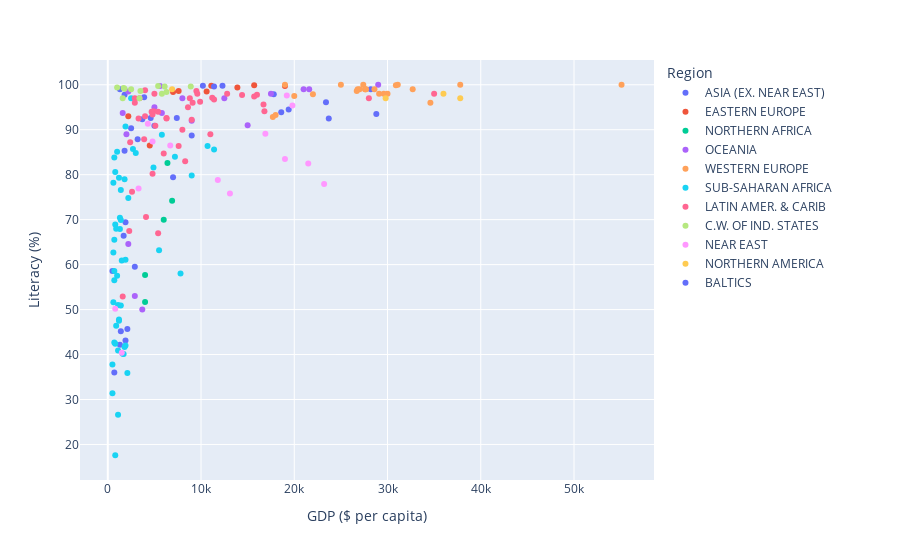

This figure's notebook cell:
### Markdown cell above
**TASK: Create a scatterplot showing the relationship between GDP per Capita and Literacy (color the points by Region). What conclusions do you draw from this plot?**

### Code cell
fig = px.scatter(df,x='GDP ($ per capita)',y='Literacy (%)',color='Region')
fig.show()

### Figure 1 — Plotly figure (JSON) as saved in the notebook; plotly's stock layout.template omitted (floating-point values rounded to 4 significant figures)
{"data": [{"hovertemplate": "Region=ASIA (EX. NEAR EAST)         <br>GDP ($ per capita)=%{x}<br>Literacy (%)=%{y}<extra></extra>", "legendgroup": "ASIA (EX. NEAR EAST)         ", "marker": {"color": "#636efa", "symbol": "circle"}, "mode": "markers", "name": "ASIA (EX. NEAR EAST)         ", "orientation": "v", "showlegend": true, "type": "scatter", "x": [700, 1900, 1300, 18600, 1800, 1900, 5000, 500, 28800, 2900, 3200, 7000, 28200, 1300, 17800, 1700, 19400, 9000, 3900, 1800, 1400, 2100, 4600, 23700, 3700, 23400, 7400, 2500], "xaxis": "x", "y": [36, 43.1, 42.2, 93.9, 85.3, 69.4, 90.9, 58.6, 93.5, 59.5, 87.9, 79.4, 99, 99, 97.9, 66.4, 94.5, 88.7, 97.2, 97.8, 45.2, 45.7, 92.6, 92.5, 92.3, 96.1, 92.6, 90.3], "yaxis": "y"}, {"hovertemplate": "Region=EASTERN EUROPE                     <br>GDP ($ per capita)=%{x}<br>Literacy (%)=%{y}<extra></extra>", "legendgroup": "EASTERN EUROPE                     ", "marker": {"color": "#EF553B", "symbol": "circle"}, "mode": "markers", "name": "EASTERN EUROPE                     ", "orientation": "v", "showlegend": true, "type": "scatter", "x": [4500, 6100, 7600, 10600, 15700, 13900, 6700, 11100, 7000, 2200, 13300, 19000], "xaxis": "x", "y": [86.5, null, 98.6, 98.5, 99.9, 99.4, null, 99.8, 98.4, 93, null, 99.7], "yaxis": "y"}, {"hovertemplate": "Region=NORTHERN AFRICA                    <br>GDP ($ per capita)=%{x}<br>Literacy (%)=%{y}<extra></extra>", "legendgroup": "NORTHERN AFRICA                    ", "marker": {"color": "#00cc96", "symbol": "circle"}, "mode": "markers", "name": "NORTHERN AFRICA                    ", "orientation": "v", "showlegend": true, "type": "scatter", "x": [6000, 4000, 6400, 4000, 6900, null], "xaxis": "x", "y": [70, 57.7, 82.6, 51.7, 74.2, null], "yaxis": "y"}, {"hovertemplate": "Region=OCEANIA                            <br>GDP ($ per capita)=%{x}<br>Literacy (%)=%{y}<extra></extra>", "legendgroup": "OCEANIA                            ", "marker": {"color": "#ab63fa", "symbol": "circle"}, "mode": "markers", "name": "OCEANIA                            ", "orientation": "v", "showlegend": true, "type": "scatter", "x": [8000, 29000, 5000, 5800, 17500, 21000, 800, 1600, 2000, 5000, 15000, 21600, 12500, 9000, 2200, 5600, 1700, 2200, 1100, 2900, 3700], "xaxis": "x", "y": [97, 100, 95, 93.7, 98, 99, null, 93.7, 89, null, 91, 99, 97, 92, 64.6, 99.7, null, 98.5, null, 53, 50], "yaxis": "y"}, {"hovertemplate": "Region=WESTERN EUROPE                     <br>GDP ($ per capita)=%{x}<br>Literacy (%)=%{y}<extra></extra>", "legendgroup": "WESTERN EUROPE                     ", "marker": {"color": "#FFA15A", "symbol": "circle"}, "mode": "markers", "name": "WESTERN EUROPE                     ", "orientation": "v", "showlegend": true, "type": "scatter", "x": [19000, 30000, 29100, 31100, 22000, 27400, 27600, 27600, 17500, 20000, 20000, 30900, 29600, 21000, 26700, 24800, 25000, 55100, 17700, 27000, 28600, 37800, 18000, 34600, 22000, 26800, 32700, 27700], "xaxis": "x", "y": [100, 98, 98, 100, null, 100, 99, 99, null, 97.5, null, 99.9, 98, null, 98.6, null, 100, 100, 92.8, 99, 99, 100, 93.3, 96, 97.9, 99, 99, 99], "yaxis": "y"}, {"hovertemplate": "Region=SUB-SAHARAN AFRICA                 <br>GDP ($ per capita)=%{x}<br>Literacy (%)=%{y}<extra></extra>", "legendgroup": "SUB-SAHARAN AFRICA                 ", "marker": {"color": "#19d3f3", "symbol": "circle"}, "mode": "markers", "name": "SUB-SAHARAN AFRICA                 ", "orientation": "v", "showlegend": true, "type": "scatter", "x": [1900, 1100, 9000, 1100, 600, 1800, 1400, 1100, 1200, 700, 700, 700, 1400, 1300, 2700, 700, 700, 5500, 1700, 2200, 2100, 800, 1000, 3000, 1000, 800, 600, 900, 1800, 11400, 2600, 1200, 7200, 800, 900, 5800, 1300, 2500, 1200, 1600, 7800, 500, 500, 10700, 1900, 4900, 600, 1500, 1400, 800, 1900], "xaxis": "x", "y": [42, 40.9, 79.8, 26.6, 51.6, 79, 76.6, 51, 47.5, 56.5, 65.5, 83.8, 50.9, 67.9, 85.7, 58.6, 42.7, 63.2, 40.1, 74.8, 35.9, 42.4, 85.1, 84.8, 57.5, 68.9, 62.7, 46.4, 41.7, 85.6, null, 47.8, 84, 17.6, 68, 88.9, 70.4, 97, 79.3, 40.2, 58, 31.4, 37.8, 86.4, 61.1, 81.6, 78.2, 60.9, 69.9, 80.6, 90.7], "yaxis": "y"}, {"hovertemplate": "Region=LATIN AMER. & CARIB    <br>GDP ($ per capita)=%{x}<br>Literacy (%)=%{y}<extra></extra>", "legendgroup": "LATIN AMER. & CARIB    ", "marker": {"color": "#FF6692", "symbol": "circle"}, "mode": "markers", "name": "LATIN AMER. & CARIB    ", "orientation": "v", "showlegend": true, "type": "scatter", "x": [8600, 11000, 11200, 28000, 16700, 15700, 4900, 2400, 7600, 16000, 35000, 9900, 6300, 9100, 2900, 5400, 6000, 3300, 4800, 8300, 5000, 8000, 4100, 4000, 1600, 2600, 3900, 14400, 9000, 3400, 11400, 2300, 6300, 4700, 5100, 16800, 8800, 5400, 2900, 4000, 9500, 9600, 12800, 4800, 17200], "xaxis": "x", "y": [95, 89, 97.1, 97, 95.6, 97.4, 94.1, 87.2, 86.4, 97.8, 98, 96.2, 92.5, 96, 97, 94, 84.7, 92.5, 80.2, 83, 98, 90, 70.6, 98.8, 52.9, 76.2, 87.9, 97.7, 92.2, 97, 96.7, 67.5, 92.6, 94, 90.9, 94.1, 97, 67, 96, 93, 98.6, 98, 98, 93.4, null], "yaxis": "y"}, {"hovertemplate": "Region=C.W. OF IND. STATES <br>GDP ($ per capita)=%{x}<br>Literacy (%)=%{y}<extra></extra>", "legendgroup": "C.W. OF IND. STATES ", "marker": {"color": "#B6E880", "symbol": "circle"}, "mode": "markers", "name": "C.W. OF IND. STATES ", "orientation": "v", "showlegend": true, "type": "scatter", "x": [3500, 3400, 6100, 2500, 6300, 1600, 1800, 8900, 1000, 5800, 5400, 1700], "xaxis": "x", "y": [98.6, 97, 99.6, 99, 98.4, 97, 99.1, 99.6, 99.4, 98, 99.7, 99.3], "yaxis": "y"}, {"hovertemplate": "Region=NEAR EAST                          <br>GDP ($ per capita)=%{x}<br>Literacy (%)=%{y}<extra></extra>", "legendgroup": "NEAR EAST                          ", "marker": {"color": "#FF97FF", "symbol": "circle"}, "mode": "markers", "name": "NEAR EAST                          ", "orientation": "v", "showlegend": true, "type": "scatter", "x": [16900, 19200, 600, 1500, 19800, 4300, 19000, 4800, 13100, 21500, 11800, 3300, 6700, 23200, 800, 800], "xaxis": "x", "y": [89.1, 97.6, null, 40.4, 95.4, 91.3, 83.5, 87.4, 75.8, 82.5, 78.8, 76.9, 86.5, 77.9, null, 50.2], "yaxis": "y"}, {"hovertemplate": "Region=NORTHERN AMERICA                   <br>GDP ($ per capita)=%{x}<br>Literacy (%)=%{y}<extra></extra>", "legendgroup": "NORTHERN AMERICA                   ", "marker": {"color": "#FECB52", "symbol": "circle"}, "mode": "markers", "name": "NORTHERN AMERICA                   ", "orientation": "v", "showlegend": true, "type": "scatter", "x": [36000, 29800, 20000, 6900, 37800], "xaxis": "x", "y": [98, 97, null, 99, 97], "yaxis": "y"}, {"hovertemplate": "Region=BALTICS                            <br>GDP ($ per capita)=%{x}<br>Literacy (%)=%{y}<extra></extra>", "legendgroup": "BALTICS                            ", "marker": {"color": "#636efa", "symbol": "circle"}, "mode": "markers", "name": "BALTICS                            ", "orientation": "v", "showlegend": true, "type": "scatter", "x": [12300, 10200, 11400], "xaxis": "x", "y": [99.8, 99.8, 99.6], "yaxis": "y"}], "layout": {"legend": {"title": {"text": "Region"}, "tracegroupgap": 0}, "margin": {"t": 60}, "xaxis": {"anchor": "y", "domain": [0, 1], "title": {"text": "GDP ($ per capita)"}}, "yaxis": {"anchor": "x", "domain": [0, 1], "title": {"text": "Literacy (%)"}}}}
